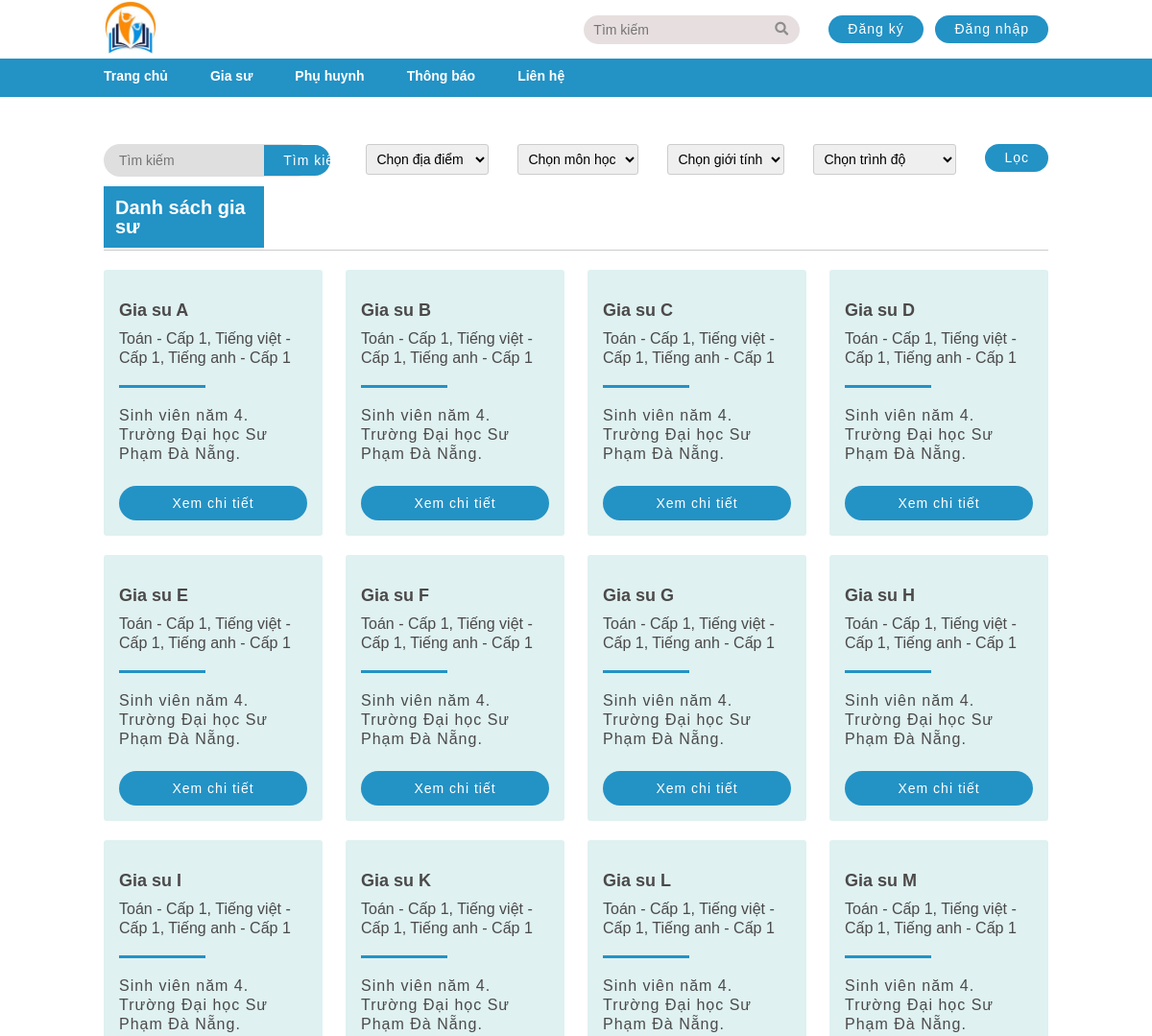
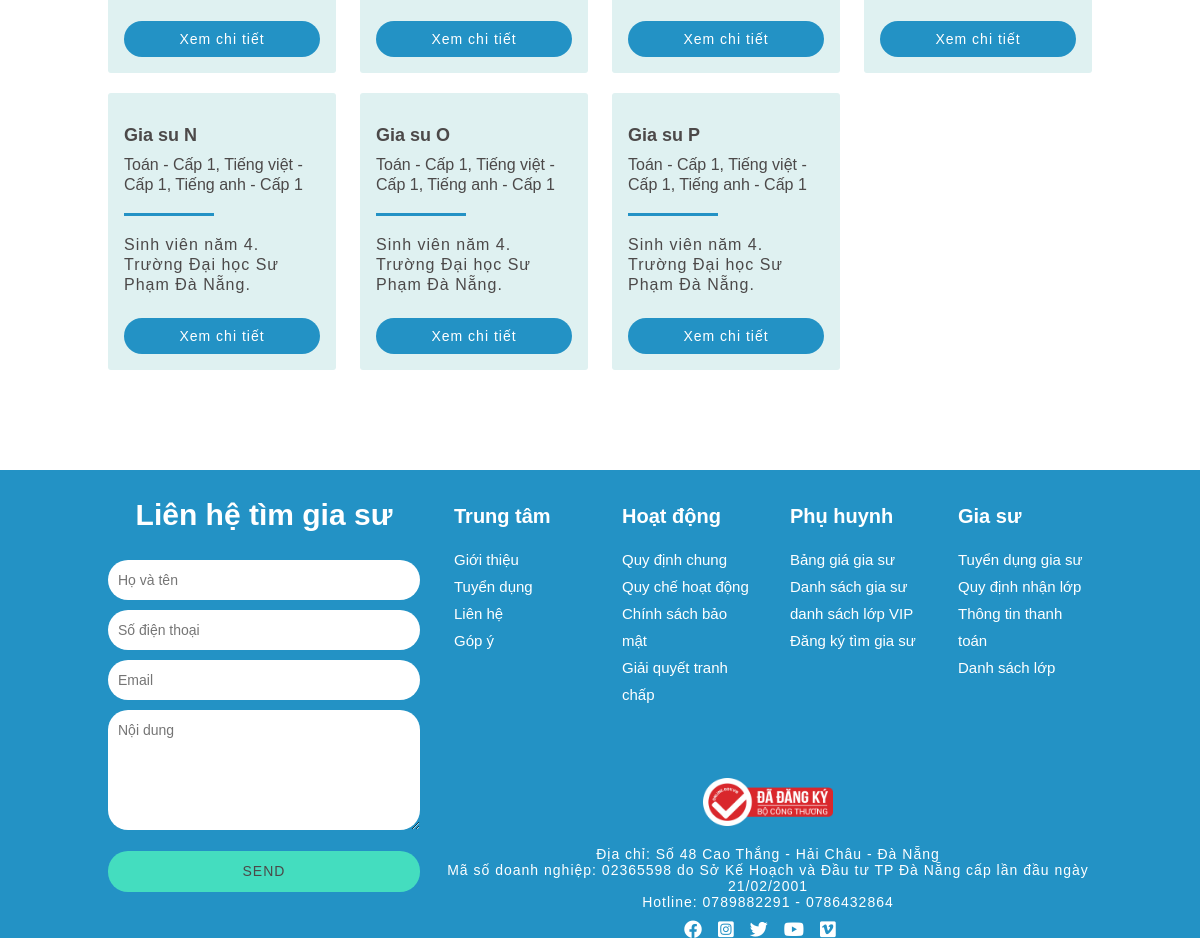
Screenshot of /search.php with the database file from the repository (2 pictures, top to bottom).
### tables this page shows
CREATE TABLE tutor (
    tutorID VARCHAR(20) NOT NULL,
    avatar VARCHAR(255) DEFAULT NULL,
    emailAddress VARCHAR(255) NOT NULL,
    fullName VARCHAR(255) NOT NULL,
    gender VARCHAR(10) NULL,
    dateOfBirth VARCHAR(255) NULL,
    phone VARCHAR(20) NULL,
    address VARCHAR(255) NULL,
    education VARCHAR(100) NULL,  
    content VARCHAR(255) NULL,  
    teachingSchedule VARCHAR(255) NULL,  
    generalIntroduction VARCHAR(255) NULL,  
    rate INT DEFAULT NULL,  
    teachingClassNumber INT DEFAULT NULL,  
    PRIMARY KEY (tutorID),
    FOREIGN KEY  (emailAddress) REFERENCES account(emailAddress)
);

### search.php (the view, shortened to what this page needs)
<!DOCTYPE html>
<html lang="en">
<head>
    <link rel="stylesheet" href="https://cdnjs.cloudflare.com/ajax/libs/normalize/8.0.1/normalize.min.css"
 />
    <link rel="stylesheet" href="./assest/css/base.css">
    <link rel="stylesheet" href="./assest/css/grid.css">
    <link rel="stylesheet" href="./assest/css/main.css">
    <link rel="stylesheet" href="./assest/css/style.css">
    <link rel="stylesheet" href="./assest/fonts/fontawesome-free-5.15.4-web/css/all.min.css">
</head>
<body>
    <div class="app ">
        <?php include( 'includes/header.php');?>
        <div class="content grid wide">
            <div class="member member-search">
                <div class="member__search">
                    <form class="search-box" acction="search.php">
                        <input class = "search-box-input" type="text" autocomplete="off" placeholder="Tìm kiếm" name="search" />
                        <input class="member__search-logo btn" type="submit" value ="Tìm kiếm" name="ok"/>
                    </form>
                    <div class="member__search-filter">
                        <div class="member__search-select">
                            <select name="edit-place" id="" class="from-select">
                                <option value="">  Chọn địa điểm </option>
                            </select>
                        </div>
                        <div class="member__search-select">
                            <select name="edit-place" id="" class="from-select">
                                <option value="">  Chọn môn học </option>
                            </select>
                        </div>
                        <div class="member__search-select">
                            <select name="edit-place" id="" class="from-select">
                                <option value="">  Chọn giới tính </option>
                            </select>
                        </div>
                        <div class="member__search-select">
                            <select name="edit-place" id="" class="from-select">
                                <option value="">  Chọn trình độ </option>
                            </select>
                        </div>
                        <div class="member__search-btn">
                            <button class="btn">Lọc</button>
                        </div>
                    </div>
                </div>
                <div class="member__wrap-header">
                    <h4>Danh sách gia sư</h4>
                </div>
                <div class="member__wrap row">
                <?php
                    require_once("includes/connection.php");
                    if (isset($_REQUEST['ok'])) {
                        $search = addslashes($_GET['search']);
                        if (empty($search)) {?>
                            <script> alert("Chư nhập dữ liệu"); </script>
                        <?php
                        }
                        else{
                            $query_result = "SELECT * from tutor where fullName like '%$search%'";
                            $sql_result = mysqli_query($conn,$query_result);
                            if ( $search != "")
                            {
                                while ($row = mysqli_fetch_assoc($sql_result)) {?>
                                <div class="member__wrap-item col l-3">
                                    <div class="member__wrap-item-body">
                                        <div class="member__wrap-item-img">
                                            <img src="http://localhost:8088/giasuOnline/assest/img/<?php echo $row['avatar'] ?>" alt="">
                                        </div>
                                        <div class="member__wrap-item-info">
                                            <h4 class="member__wrap-item-info-name"><?php echo $row['fullName'] ?></h4>
                                            <span class="member__wrap-item-info-subjects">
                                                <?php echo $row['content'] ?>
                                            </span>
                                            <p class="member__wrap-item-info-introduce">
                                                <?php echo $row['generalIntroduction'] ?>
                                            </p>
                                            <button class="member__wrap-item-info-btn btn">
                                                <a href="./detail_search.php?id=<?php echo $id ?>" class="btn-link">Xem chi tiết</a>
                                            </button>
                                        </div>
                                    </div>
                                </div>
                                <?php }
                            }
                        }
                    }
                    else {
                        $sql = "SELECT * FROM tutor";
                        $query = mysqli_query($conn,$sql);
                        while ($data = mysqli_fetch_array($query)) {
                            $id=$data['tutorID'];
                            ?>
                            <div class="member__wrap-item col l-3">
                                <div class="member__wrap-item-body">
                                    <div class="member__wrap-item-img">
                                    </div>
                                    <div class="member__wrap-item-info">
                                        <h4 class="member__wrap-item-info-name"><?php echo $data['fullName'] ?></h4>
                                        <span class="member__wrap-item-info-subjects">
                                            <?php echo $data['content'] ?>
                                        </span>
                                        <p class="member__wrap-item-info-introduce">
                                            <?php echo $data['generalIntroduction'] ?>
                                        </p>
                                        <button class="member__wrap-item-info-btn btn">
                                            <a href="./detail_search.php?id=<?php echo $id ?>" class="btn-link">Xem chi tiết</a>
                                        </button>
                                    </div>
                                </div>
                            </div>
                            <?php
                        }
                    }
                    ?>
                </div>
            </div>
        </div>
        <?php include( 'includes/footer.php');?>
</body>
</html>

### rows the page displays
tutor: fullName "Gia su A", content "Toán - Cấp 1, Tiếng việt - Cấp 1, Tiếng anh - Cấp 1", generalIntroduction "Sinh viên năm 4. Trường Đại học Sư Phạm Đà Nẵng."
tutor: fullName "Gia su B", content "Toán - Cấp 1, Tiếng việt - Cấp 1, Tiếng anh - Cấp 1", generalIntroduction "Sinh viên năm 4. Trường Đại học Sư Phạm Đà Nẵng."
tutor: fullName "Gia su C", content "Toán - Cấp 1, Tiếng việt - Cấp 1, Tiếng anh - Cấp 1", generalIntroduction "Sinh viên năm 4. Trường Đại học Sư Phạm Đà Nẵng."
tutor: fullName "Gia su D", content "Toán - Cấp 1, Tiếng việt - Cấp 1, Tiếng anh - Cấp 1", generalIntroduction "Sinh viên năm 4. Trường Đại học Sư Phạm Đà Nẵng."
tutor: fullName "Gia su E", content "Toán - Cấp 1, Tiếng việt - Cấp 1, Tiếng anh - Cấp 1", generalIntroduction "Sinh viên năm 4. Trường Đại học Sư Phạm Đà Nẵng."
tutor: fullName "Gia su F", content "Toán - Cấp 1, Tiếng việt - Cấp 1, Tiếng anh - Cấp 1", generalIntroduction "Sinh viên năm 4. Trường Đại học Sư Phạm Đà Nẵng."
tutor: fullName "Gia su G", content "Toán - Cấp 1, Tiếng việt - Cấp 1, Tiếng anh - Cấp 1", generalIntroduction "Sinh viên năm 4. Trường Đại học Sư Phạm Đà Nẵng."
tutor: fullName "Gia su H", content "Toán - Cấp 1, Tiếng việt - Cấp 1, Tiếng anh - Cấp 1", generalIntroduction "Sinh viên năm 4. Trường Đại học Sư Phạm Đà Nẵng."
tutor: fullName "Gia su I", content "Toán - Cấp 1, Tiếng việt - Cấp 1, Tiếng anh - Cấp 1", generalIntroduction "Sinh viên năm 4. Trường Đại học Sư Phạm Đà Nẵng."
tutor: fullName "Gia su K", content "Toán - Cấp 1, Tiếng việt - Cấp 1, Tiếng anh - Cấp 1", generalIntroduction "Sinh viên năm 4. Trường Đại học Sư Phạm Đà Nẵng."
tutor: fullName "Gia su L", content "Toán - Cấp 1, Tiếng việt - Cấp 1, Tiếng anh - Cấp 1", generalIntroduction "Sinh viên năm 4. Trường Đại học Sư Phạm Đà Nẵng."
tutor: fullName "Gia su M", content "Toán - Cấp 1, Tiếng việt - Cấp 1, Tiếng anh - Cấp 1", generalIntroduction "Sinh viên năm 4. Trường Đại học Sư Phạm Đà Nẵng."
tutor: fullName "Gia su N", content "Toán - Cấp 1, Tiếng việt - Cấp 1, Tiếng anh - Cấp 1", generalIntroduction "Sinh viên năm 4. Trường Đại học Sư Phạm Đà Nẵng."
tutor: fullName "Gia su O", content "Toán - Cấp 1, Tiếng việt - Cấp 1, Tiếng anh - Cấp 1", generalIntroduction "Sinh viên năm 4. Trường Đại học Sư Phạm Đà Nẵng."
tutor: fullName "Gia su P", content "Toán - Cấp 1, Tiếng việt - Cấp 1, Tiếng anh - Cấp 1", generalIntroduction "Sinh viên năm 4. Trường Đại học Sư Phạm Đà Nẵng."
